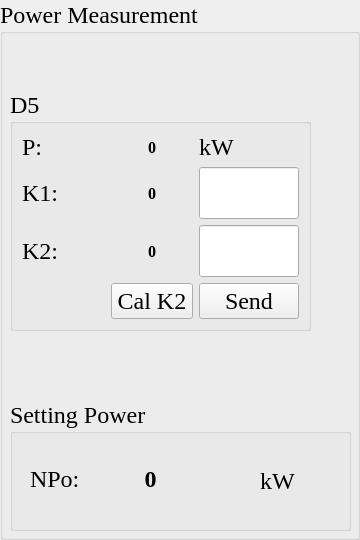
         <widget class="QGroupBox" name="groupBox_2">
          <property name="font">
           <font>
            <family>Times New Roman</family>
            <pointsize>18</pointsize>
           </font>
          </property>
          <property name="title">
           <string>Power Measurement</string>
          </property>
          <widget class="QGroupBox" name="groupBox_D5">
           <property name="geometry">
            <rect>
             <x>10</x>
             <y>90</y>
             <width>301</width>
             <height>241</height>
            </rect>
           </property>
           <property name="sizePolicy">
            <sizepolicy hsizetype="Expanding" vsizetype="Preferred">
             <horstretch>0</horstretch>
             <verstretch>0</verstretch>
            </sizepolicy>
           </property>
           <property name="title">
            <string>D5</string>
           </property>
           <layout class="QGridLayout" name="gridLayout_14">
            <item row="3" column="0">
             <widget class="QLabel" name="label_54">
              <property name="text">
               <string>K2:</string>
              </property>
             </widget>
            </item>
            <item row="3" column="3">
             <widget class="QLineEdit" name="lineEdit_d5_k2">
              <property name="sizePolicy">
               <sizepolicy hsizetype="Preferred" vsizetype="Preferred">
                <horstretch>0</horstretch>
                <verstretch>0</verstretch>
               </sizepolicy>
              </property>
              <property name="maximumSize">
               <size>
                <width>100</width>
                <height>16777215</height>
               </size>
              </property>
              <property name="alignment">
               <set>Qt::AlignCenter</set>
              </property>
             </widget>
            </item>
            <item row="3" column="1">
             <widget class="QLabel" name="label_d5_k2">
              <property name="sizePolicy">
               <sizepolicy hsizetype="Preferred" vsizetype="Preferred">
                <horstretch>0</horstretch>
                <verstretch>0</verstretch>
               </sizepolicy>
              </property>
              <property name="font">
               <font>
                <pointsize>12</pointsize>
                <weight>75</weight>
                <bold>true</bold>
               </font>
              </property>
              <property name="text">
               <string>0</string>
              </property>
              <property name="alignment">
               <set>Qt::AlignCenter</set>
              </property>
             </widget>
            </item>
            <item row="0" column="0">
             <widget class="QLabel" name="label_52">
              <property name="sizePolicy">
               <sizepolicy hsizetype="Preferred" vsizetype="Fixed">
                <horstretch>0</horstretch>
                <verstretch>0</verstretch>
               </sizepolicy>
              </property>
              <property name="text">
               <string>P:</string>
              </property>
             </widget>
            </item>
            <item row="4" column="3">
             <widget class="QPushButton" name="pushButton_d5">
              <property name="sizePolicy">
               <sizepolicy hsizetype="Fixed" vsizetype="Fixed">
                <horstretch>0</horstretch>
                <verstretch>0</verstretch>
               </sizepolicy>
              </property>
              <property name="maximumSize">
               <size>
                <width>100</width>
                <height>16777215</height>
               </size>
              </property>
              <property name="text">
               <string>Send</string>
              </property>
             </widget>
            </item>
            <item row="1" column="3">
             <widget class="QLineEdit" name="lineEdit_d5_k1">
              <property name="sizePolicy">
               <sizepolicy hsizetype="Fixed" vsizetype="Preferred">
                <horstretch>0</horstretch>
                <verstretch>0</verstretch>
               </sizepolicy>
              </property>
              <property name="maximumSize">
               <size>
                <width>100</width>
                <height>16777215</height>
               </size>
              </property>
              <property name="alignment">
               <set>Qt::AlignCenter</set>
              </property>
             </widget>
            </item>
            <item row="4" column="1">
             <widget class="QPushButton" name="pushButton_D5_CAL_k2">
              <property name="text">
               <string>Cal K2</string>
              </property>
             </widget>
            </item>
            <item row="1" column="1">
             <widget class="QLabel" name="label_d5_k1">
              <property name="sizePolicy">
               <sizepolicy hsizetype="Preferred" vsizetype="Preferred">
                <horstretch>0</horstretch>
                <verstretch>0</verstretch>
               </sizepolicy>
              </property>
              <property name="font">
               <font>
                <pointsize>12</pointsize>
                <weight>75</weight>
                <bold>true</bold>
               </font>
              </property>
              <property name="text">
               <string>0</string>
              </property>
              <property name="alignment">
               <set>Qt::AlignCenter</set>
              </property>
             </widget>
            </item>
            <item row="1" column="0">
             <widget class="QLabel" name="label_53">
              <property name="text">
               <string>K1:</string>
              </property>
             </widget>
            </item>
            <item row="0" column="1">
             <widget class="QLabel" name="label_d5_p">
              <property name="sizePolicy">
               <sizepolicy hsizetype="Preferred" vsizetype="Preferred">
                <horstretch>0</horstretch>
                <verstretch>0</verstretch>
               </sizepolicy>
              </property>
              <property name="font">
               <font>
                <pointsize>12</pointsize>
                <weight>75</weight>
                <bold>true</bold>
               </font>
              </property>
              <property name="text">
               <string>0</string>
              </property>
              <property name="alignment">
               <set>Qt::AlignCenter</set>
              </property>
             </widget>
            </item>
            <item row="0" column="3">
             <widget class="QLabel" name="label_5">
              <property name="text">
               <string>kW</string>
              </property>
             </widget>
            </item>
           </layout>
          </widget>
          <widget class="QGroupBox" name="groupBox_4">
           <property name="geometry">
            <rect>
             <x>10</x>
             <y>400</y>
             <width>341</width>
             <height>131</height>
            </rect>
           </property>
           <property name="sizePolicy">
            <sizepolicy hsizetype="Preferred" vsizetype="Preferred">
             <horstretch>0</horstretch>
             <verstretch>0</verstretch>
            </sizepolicy>
           </property>
           <property name="title">
            <string>Setting Power</string>
           </property>
           <widget class="QLabel" name="label_55">
            <property name="geometry">
             <rect>
              <x>20</x>
              <y>50</y>
              <width>59</width>
              <height>57</height>
             </rect>
            </property>
            <property name="text">
             <string>NPo:</string>
            </property>
           </widget>
           <widget class="QLabel" name="label_sp_val">
            <property name="geometry">
             <rect>
              <x>100</x>
              <y>50</y>
              <width>81</width>
              <height>57</height>
             </rect>
            </property>
            <property name="sizePolicy">
             <sizepolicy hsizetype="Preferred" vsizetype="Preferred">
              <horstretch>0</horstretch>
              <verstretch>0</verstretch>
             </sizepolicy>
            </property>
            <property name="font">
             <font>
              <pointsize>18</pointsize>
              <weight>75</weight>
              <bold>true</bold>
             </font>
            </property>
            <property name="text">
             <string>0</string>
            </property>
            <property name="alignment">
             <set>Qt::AlignCenter</set>
            </property>
           </widget>
           <widget class="QLabel" name="label">
            <property name="geometry">
             <rect>
              <x>250</x>
              <y>70</y>
              <width>54</width>
              <height>21</height>
             </rect>
            </property>
            <property name="text">
             <string>kW</string>
            </property>
           </widget>
          </widget>
         </widget>
